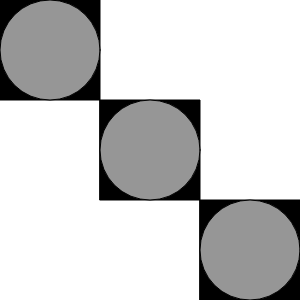
Frame 1 (no input)
Frame 60 (no input): identical to frame 1, image omitted
Frame 120 (the mouse pressed at the canvas centre since frame 60): identical to frame 1, image omitted

The p5.js sketch that drew this single still picture (run headless with seeded random() and noise() and a simulated clock; from frame 60 on, the mouse is pressed at the canvas centre):

// p5.js sketch
// ── sketch.js
function setup(){
    createCanvas(300,300);
}

function draw(){
    background(255);
     fill(0,0,0);
    square(0,0,100);
    square(100,100,100);
    square(200,200,200);
    fill(150,150,150)
    circle(50,50,100);
    circle(150,150,100);
    circle(250,250,100);
}
